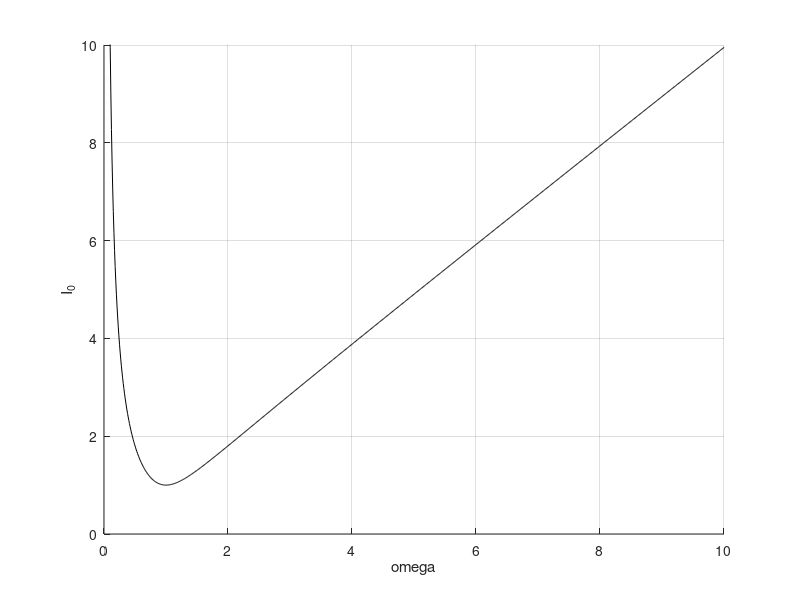

Recreate this plot in MATLAB.
% General Physics IIA Homework_6 Question_1
% Draw the curve of the amplitude of the current varying with the frequency of the output of thepower sourse in LRC parallel connection circuit(I_0~omega curve) 
clc
clear
R = 1;
L = 1;
C = 1;
E_0 = 1;
omega = 0:0.01:10;
I_0 = sqrt((1 ./ R).^2 + (1 ./ (omega .* L) - omega * C).^2) .* E_0;
hold on
grid on
xlabel omega
ylabel I_0
axis([0 10 0 10])
plot(omega,I_0,'k-')